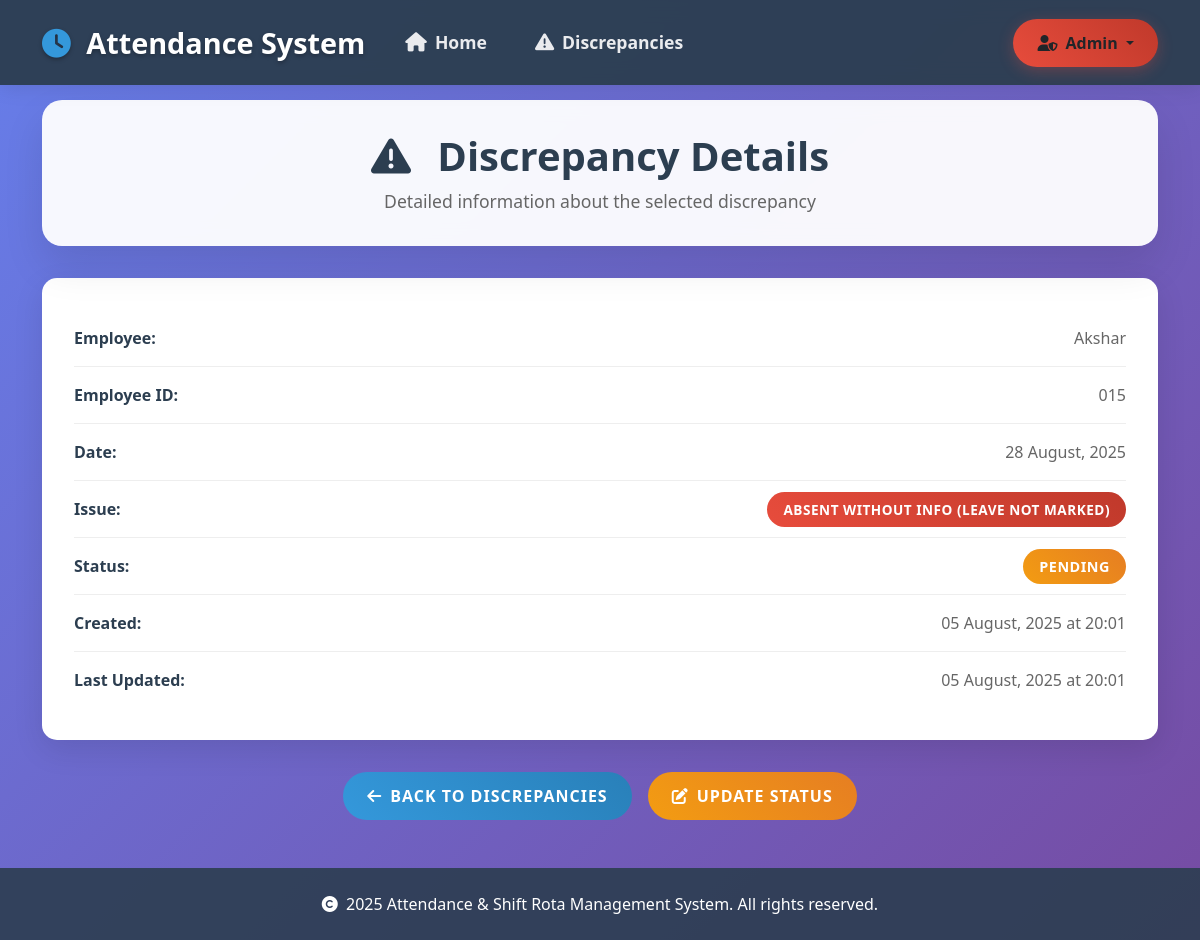
The page /exception/20/details (signed in) on the database as committed earlier.
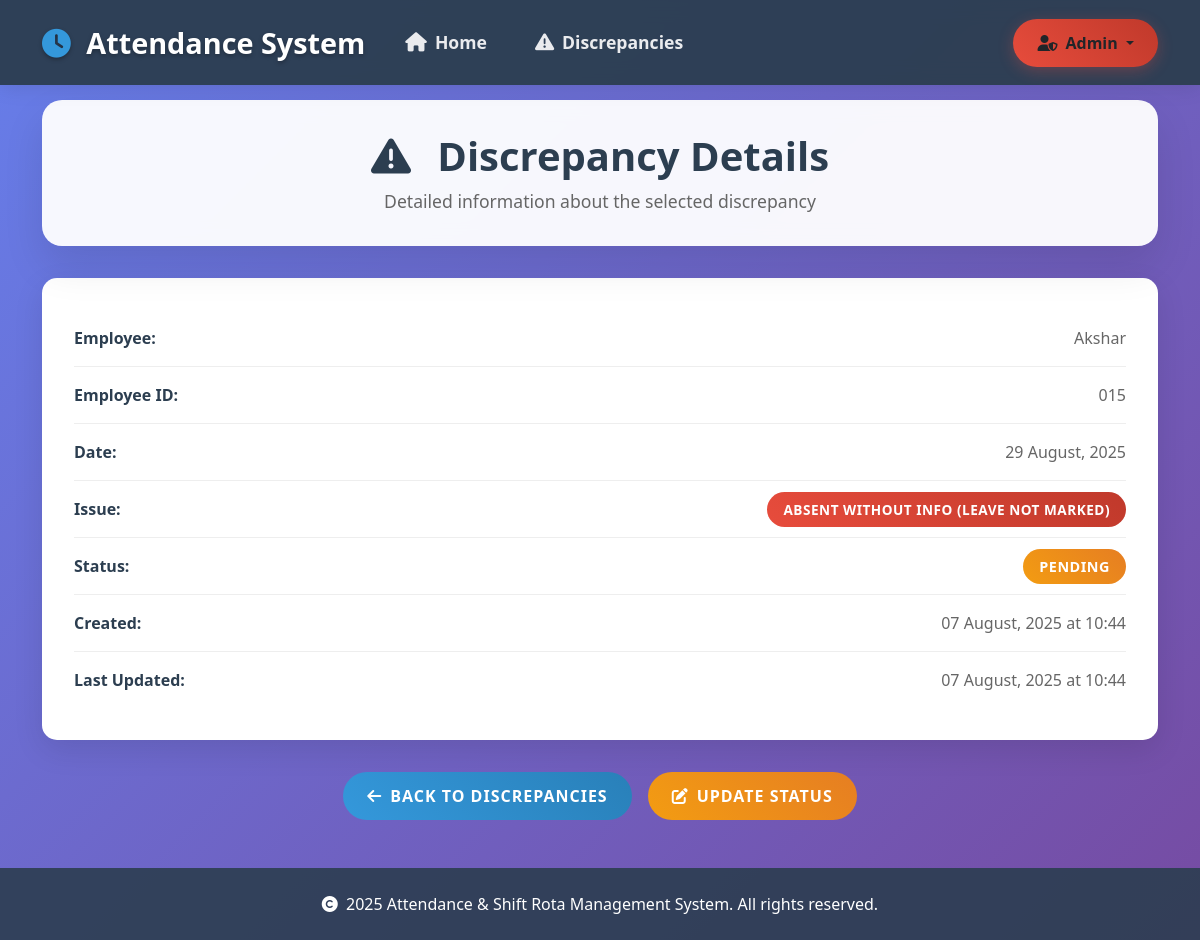
The same page on the database as committed later.
### Sarthak-final-main/models.py (models this page shows)
class ExceptionReport(db.Model):
    id = db.Column(db.Integer, primary_key=True)
    employee_id = db.Column(db.Integer, db.ForeignKey('employee.id'))
    date = db.Column(db.Date, nullable=False)
    issue = db.Column(db.String(200))
    status = db.Column(db.String(20), default='pending')  # pending, processed, resolved
    notes = db.Column(db.Text)  # For admin comments/notes
    created_at = db.Column(db.DateTime, default=db.func.current_timestamp())
    updated_at = db.Column(db.DateTime, default=db.func.current_timestamp(), onupdate=db.func.current_timestamp())

### Sarthak-final-main/app.py (the view)
@app.route('/exception/<int:exception_id>/details')
@admin_required
def exception_details(exception_id):
    exception = db.session.query(ExceptionReport, Employee).join(
        Employee, ExceptionReport.employee_id==Employee.id
    ).filter(ExceptionReport.id == exception_id).first_or_404()
    return render_template('exception_details.html', exception=exception)

### Sarthak-final-main/app.py (called while the page is built)
def admin_required(f):
    from functools import wraps
    @wraps(f)
    def decorated_function(*args, **kwargs):
        if not session.get('admin'):
            flash('Admin login required.', 'danger')
            return redirect(url_for('admin_login'))
        login_time = session.get('login_time')
        if login_time:
            try:
                login_datetime = datetime.fromisoformat(login_time)
                if datetime.now() - login_datetime > timedelta(hours=8):
                    session.clear()
                    flash('Session expired. Please login again.', 'warning')
                    return redirect(url_for('admin_login'))
            except ValueError:
                pass  # If login_time is invalid, continue
        return f(*args, **kwargs)
    return decorated_function

def is_admin_logged_in():
    return session.get('admin', False)

### Sarthak-final-main/templates/exception_details.html (shortened to what the changed rows need)
<!DOCTYPE html>
<html lang="en">
<head>
    <link href="https://cdn.jsdelivr.net/npm/bootstrap@5.3.0/dist/css/bootstrap.min.css" rel="stylesheet">
    <link href="https://cdnjs.cloudflare.com/ajax/libs/font-awesome/6.4.0/css/all.min.css" rel="stylesheet">
</head>
<body>
    <div class="container" style="margin-top: 100px;">
        <div class="page-header">
            <h1 class="page-title">
                <i class="fas fa-exclamation-triangle me-3"></i>
                Discrepancy Details
            </h1>
        </div>
        <div class="detail-card">
            <div class="detail-row">
                <span class="detail-label">Date:</span>
                <span class="detail-value">{{ exception[0].date.strftime('%d %B, %Y') }}</span>
            </div>
            <div class="detail-row">
                <span class="detail-value">
                    {% if 'Late' in exception[0].issue %}
                        <span class="issue-badge issue-late">{{ exception[0].issue }}</span>
                    {% elif 'Absent' in exception[0].issue %}
                        <span class="issue-badge issue-absent">{{ exception[0].issue }}</span>
                    {% elif 'mismatch' in exception[0].issue %}
                        <span class="issue-badge issue-mismatch">{{ exception[0].issue }}</span>
                    {% else %}
                        <span class="issue-badge issue-general">{{ exception[0].issue }}</span>
                    {% endif %}
                </span>
            </div>
            <div class="detail-row">
                <span class="detail-value">
                    <span class="status-badge status-{{ exception[0].status }}">
                        {{ exception[0].status.title() }}
                    </span>
                </span>
            </div>
            <div class="detail-row">
                <span class="detail-label">Created:</span>
                <span class="detail-value">{{ exception[0].created_at.strftime('%d %B, %Y at %H:%M') if exception[0].created_at else 'N/A' }}</span>
            </div>
            <div class="detail-row">
                <span class="detail-label">Last Updated:</span>
                <span class="detail-value">{{ exception[0].updated_at.strftime('%d %B, %Y at %H:%M') if exception[0].updated_at else 'N/A' }}</span>
            </div>
        </div>
    </div>
</body>
</html>

Rows that differ between the two databases and show on the page:
changed ExceptionReport "PENDING": date "28 August, 2025" → "29 August, 2025"; created_at "05 August, 2025 at 20:01" → "07 August, 2025 at 10:44"; updated_at "05 August, 2025 at 20:01" → "07 August, 2025 at 10:44"
